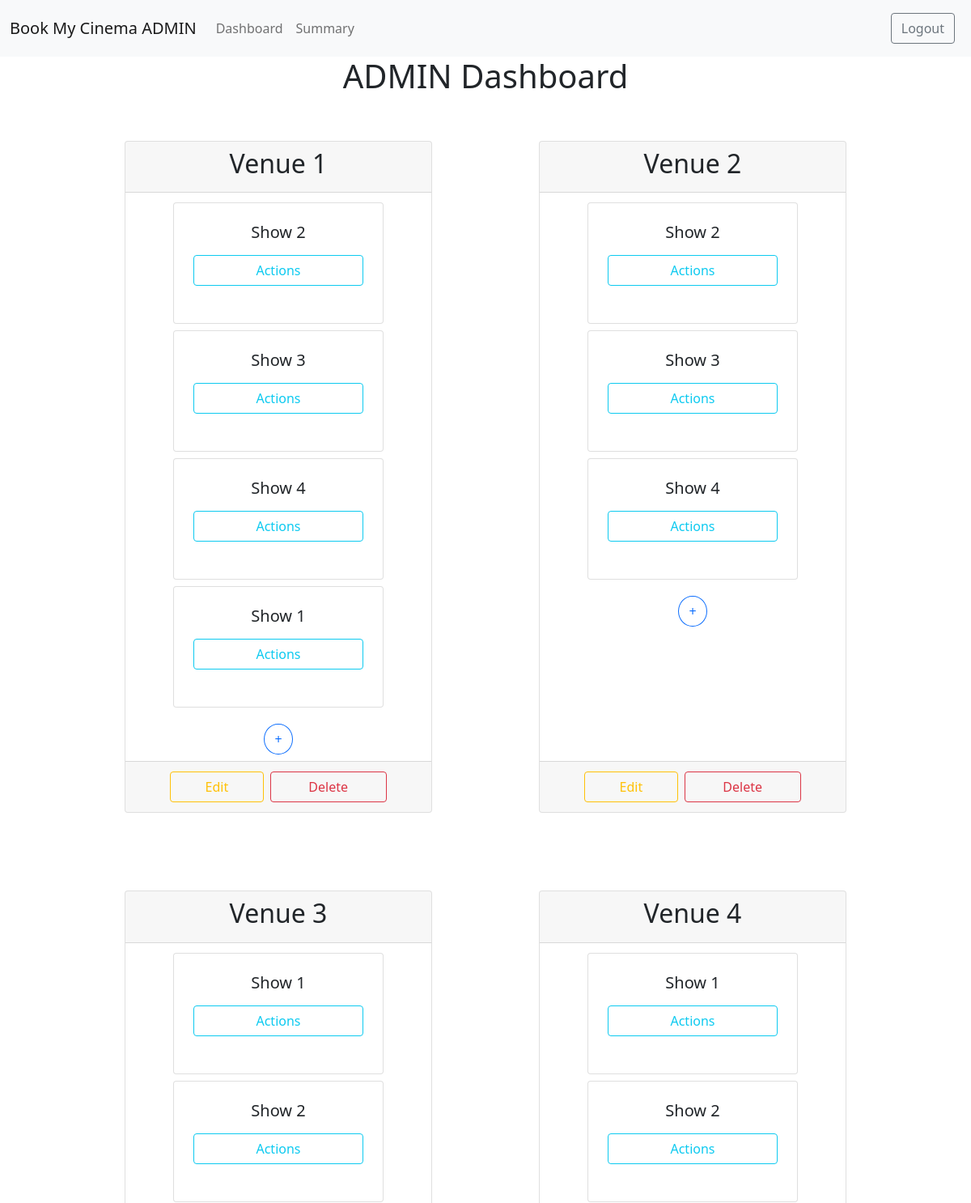
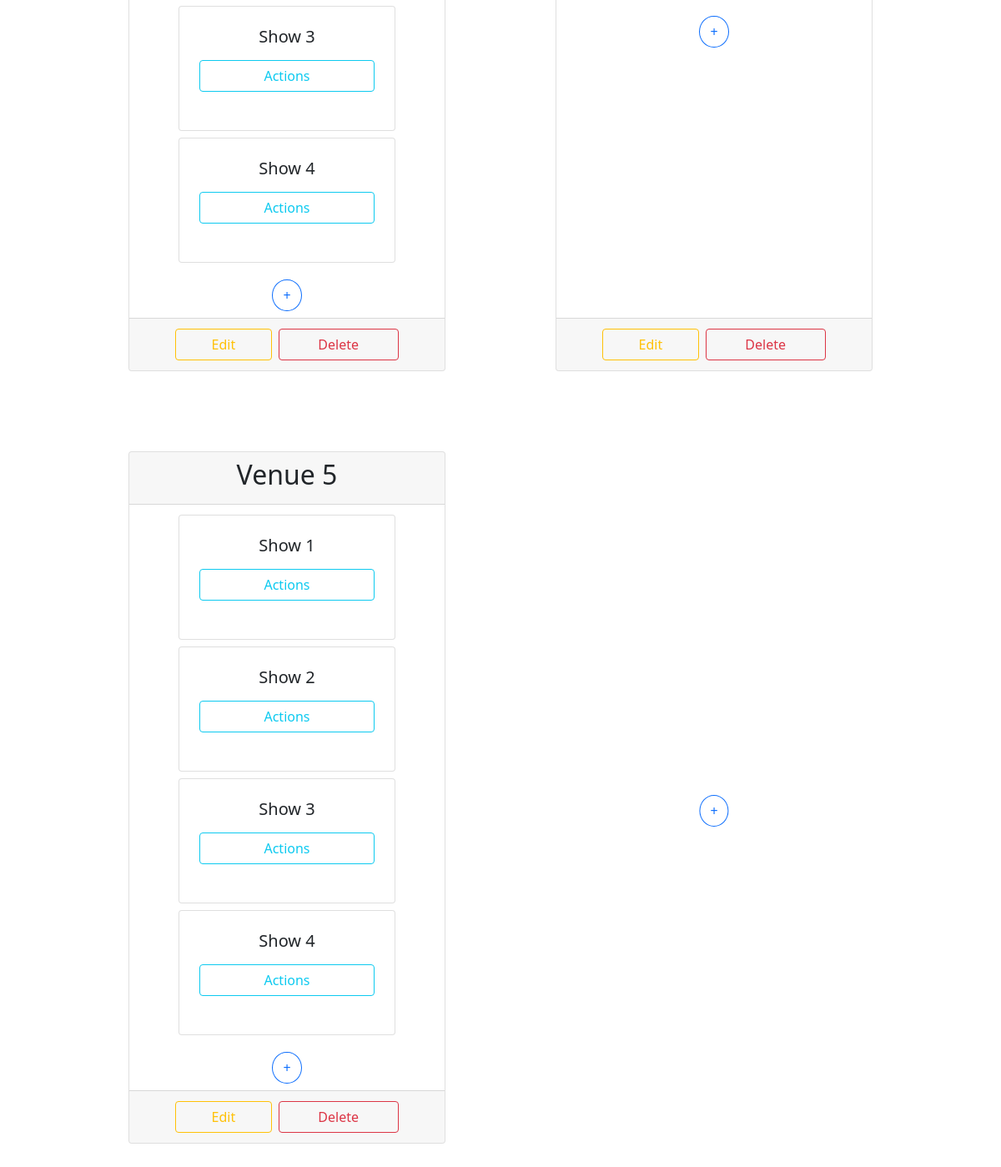
The app's page /admin/dashboard/ (signed in) with its own data (2 pictures, top to bottom).
### BMC/models.py (models this page shows, shortened)
class Venue(db.Model):
    id = db.Column(db.Integer, primary_key = True)
    name = db.Column(db.String(100), nullable = False)
    place = db.Column(db.String(100), nullable = False)
    location = db.Column(db.String(100), nullable = False)
    capacity = db.Column(db.Integer, nullable = False)

class Show(db.Model):
    id = db.Column(db.Integer, primary_key = True)
    venue_id = db.Column(db.Integer, db.ForeignKey('venue.id'), primary_key = True)
    rating = db.Column(db.Float, nullable = False)
    title = db.Column(db.String(100), nullable = False)
    time = db.Column(db.String(100), nullable = False)
    tags = db.Column(db.String(100), nullable = False)
    price = db.Column(db.Integer, nullable = False)
    tickets = db.Column(db.Integer, nullable = False)

### BMC/routes.py (the view)
@app.route("/admin/dashboard/")
def admin_dashboard():
    if not app.config.get('ADMIN'): # type: ignore
        flash("You are not an admin!", "danger")
        return redirect(url_for("home"))
    return render_template("admin_dashboard.html", venues = Venue.query.all(), shows = Show.query.all())

### BMC/models.py (called while the page is built)
@login_manager.user_loader
def load_user(user_id):
    return User.query.get(int(user_id))

### BMC/templates/admin_dashboard.html (shortened to what this page needs)
{% extends "admin_base.html" %}
{% block content %}
    <div class="h1 text-center"> ADMIN Dashboard </div>
    <div class="row justify-content-evenly">
        {% for venue in venues %}
        <div class="card my-5 mx-2 col-4 ">
            <div class="card-header row">
                <h2 class="col-sm-12 card-title text-center">{{venue.name}}</h2>
            </div>
            <div class="card-body p-2">
                <div class="row justify-content-evenly">
                    {% for show in shows %}
                        {% if show.venue_id == venue.id %}
                        <div class="col-sm-3 card h5 p-4 text-center m-sm-1" style="height: 150px;width: 260px;">
                            <span> {{show.title}} </span>
                            <a role="button" href="{{url_for('admin_show_edit',show_id=show.id)}}" class="btn btn-outline-info mt-3">Actions</a>
                        </div>
                        {% endif %}
                    {% endfor %}
                </div>
                <div class="d-flex justify-content-center">
                    <a role="button" href="{{url_for('admin_show_new',venue_id=venue.id)}}" class="btn btn-outline-primary mt-3" style="border-radius: 50%;">+</a>
                </div>
            </div>
            <div class="card-footer row justify-content-center">
                    <a role="button" href="{{url_for('admin_venue_edit',venue_id=venue.id)}}" class="btn btn-outline-warning m-1 col-4">Edit</a>
                    <a role="button" href="{{url_for('admin_venue_delete',venue_id=venue.id)}}" class="btn btn-outline-danger m-1 col-5">Delete</a>
            </div>
        </div>
        {% endfor %}
        <div class="d-flex justify-content-center my-5 mx-2 col-4 position-relative" >
            <div style=" max-height: 150px;max-width: 150px;">
                <a role="button" href="{{url_for('admin_venue_new')}}" class="btn btn-outline-primary mt-3 position-absolute start-50 top-50 translate-middle" style="border-radius: 50%;">+</a>
            </div>
        </div>
    </div>
{% endblock %}

### records on screen
Venue: name "Venue 1"
Show: title "Show 2"
Show: title "Show 3"
Show: title "Show 4"
Show: title "Show 1"
Venue: name "Venue 2"
Show: title "Show 2"
Show: title "Show 3"
Show: title "Show 4"
Venue: name "Venue 3"
Show: title "Show 1"
Show: title "Show 2"
Show: title "Show 3"
Show: title "Show 4"
Venue: name "Venue 4"
Show: title "Show 1"
Show: title "Show 2"
Venue: name "Venue 5"
Show: title "Show 1"
Show: title "Show 2"
Show: title "Show 3"
Show: title "Show 4"
